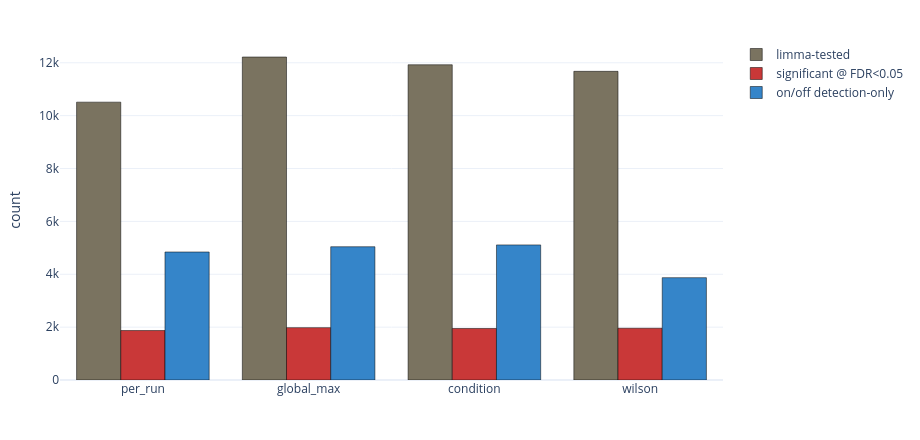

Notebook code cell kept with this figure:
### Code cell
# DE summary bar chart
de_summary = pd.DataFrame([
    {"strategy": s, "n_limma_tested": len(v["limma"]),
     "n_sig_fdr_0.05": v["n_sig"], "n_on_off": v["n_on"]}
    for s, v in de_results.items()
])
print("\nDE summary:")
print(de_summary.to_string(index=False))

fig = go.Figure()
fig.add_trace(go.Bar(
    name="limma-tested", x=de_summary["strategy"], y=de_summary["n_limma_tested"],
    marker=dict(color="#7a7360", line=dict(color="black", width=0.5)),
))
fig.add_trace(go.Bar(
    name="significant @ FDR<0.05", x=de_summary["strategy"], y=de_summary["n_sig_fdr_0.05"],
    marker=dict(color="#c93838", line=dict(color="black", width=0.5)),
))
fig.add_trace(go.Bar(
    name="on/off detection-only", x=de_summary["strategy"], y=de_summary["n_on_off"],
    marker=dict(color="#3585c9", line=dict(color="black", width=0.5)),
))
fig.update_layout(
    template="plotly_white",
    barmode="group", height=440, width=920,
    yaxis_title="count", margin=dict(l=60, r=20, t=40, b=60),
)
fig.show()

### Figure 1 — Plotly figure (JSON) as saved in the notebook; plotly's stock layout.template omitted (floating-point values rounded to 4 significant figures)
{"data": [{"marker": {"color": "#7a7360", "line": {"color": "black", "width": 0.5}}, "name": "limma-tested", "type": "bar", "x": ["per_run", "global_max", "condition", "wilson"], "y": [10510, 12218, 11925, 11676]}, {"marker": {"color": "#c93838", "line": {"color": "black", "width": 0.5}}, "name": "significant @ FDR<0.05", "type": "bar", "x": ["per_run", "global_max", "condition", "wilson"], "y": [1871, 1981, 1948, 1958]}, {"marker": {"color": "#3585c9", "line": {"color": "black", "width": 0.5}}, "name": "on/off detection-only", "type": "bar", "x": ["per_run", "global_max", "condition", "wilson"], "y": [4842, 5041, 5110, 3871]}], "layout": {"barmode": "group", "height": 440, "margin": {"b": 60, "l": 60, "r": 20, "t": 40}, "width": 920, "yaxis": {"title": {"text": "count"}}}}
